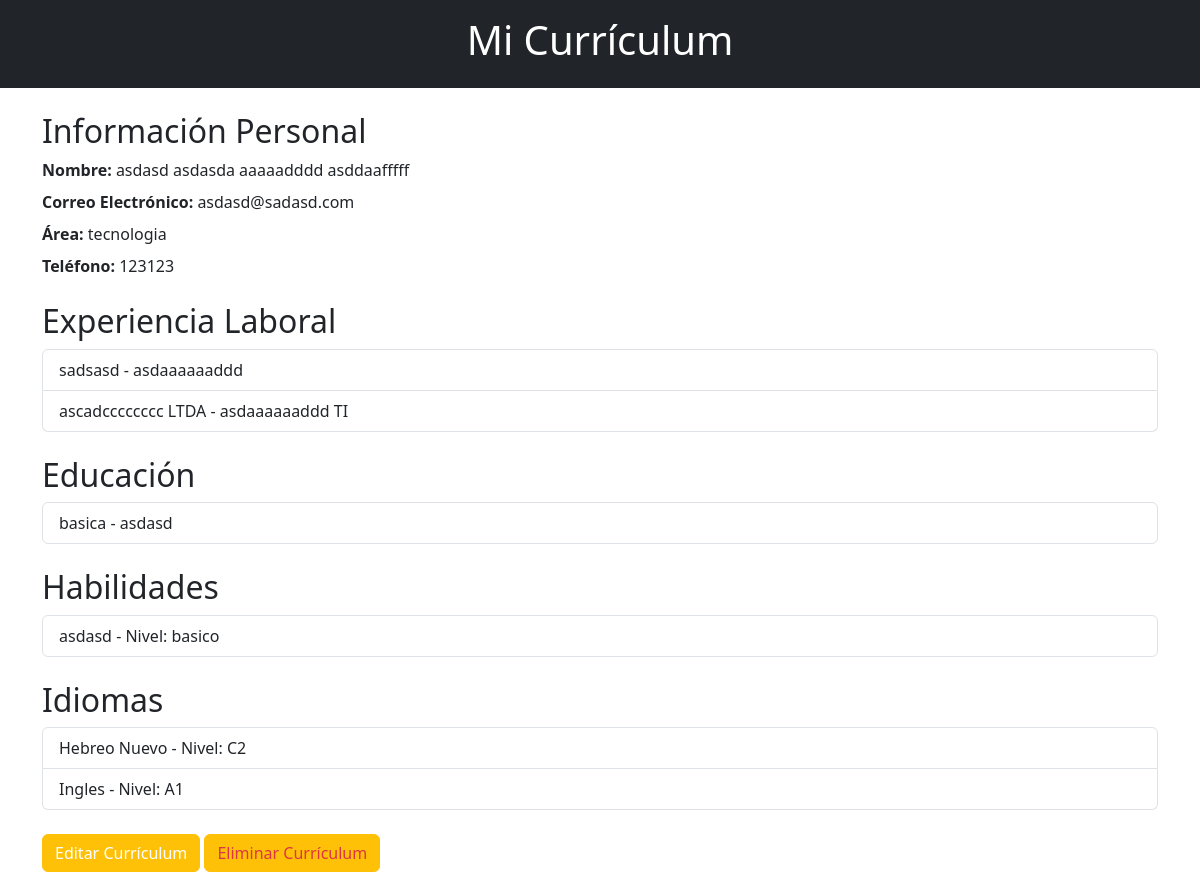
/App_curriculums/Home/cvdm (signed in), run on an earlier commit of the app's database.
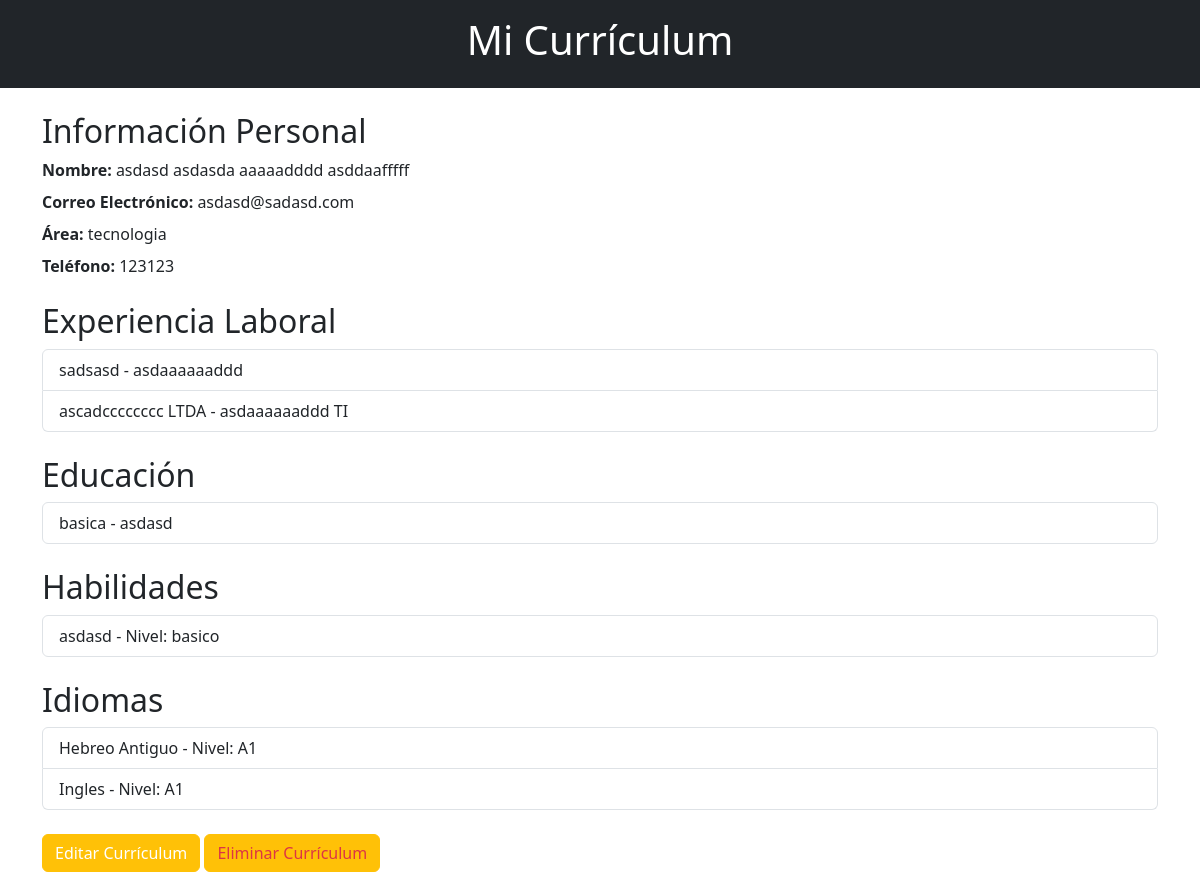
And on a later commit of the database.
### App_curriculums/models.py (models this page shows)
class Idiomas(models.Model):
    id = models.AutoField(primary_key=True, null=False, unique=True)
    nombre_usu = models.ForeignKey(Usuarios, on_delete=models.CASCADE, to_field='nombre_usu')
    idioma = models.CharField(max_length=254,blank=True,null=False)
    nivel_idioma = models.CharField(max_length=54,blank=False,null=False,default='No seleccionado')
    area = models.CharField(max_length=254,blank=True,null=False,default='Area no especificada')
    archivo_idioma = models.CharField(max_length=2,null=True,blank=True)
    puntos = models.IntegerField(null=False,blank=False,default=10)

### App_curriculums/views.py (the view)
# urls.py: path('/Home/cvdm',views.Info_curriculum,name='Info_curriculum'),
def Info_curriculum(request):
    try:
        nombre_usu = request.session.get('nombre_usu')
        usuario = Curriculums.objects.get(nombre_usu=nombre_usu)
        experiencias_laborales = Experiencias.objects.filter(nombre_usu=nombre_usu)
        educacion = Educaciones.objects.filter(nombre_usu=nombre_usu)
        habilidades = Habilidades.objects.filter(nombre_usu=nombre_usu)
        idiomas = Idiomas.objects.filter(nombre_usu=nombre_usu)
        curriculum = Curriculums.objects.get(nombre_usu=nombre_usu)
        curr_area = curriculum.area
        return render(request, 'html/info_cvp.html', {
            'usuario': usuario,
            'experiencias_laborales': experiencias_laborales,
            'educacion': educacion,
            'habilidades': habilidades,
            'idiomas': idiomas,
            'area': curr_area
        })
    except Curriculums.DoesNotExist:
        return render(request, 'html/info_cvp.html', {'crear_curriculum': True})

### App_curriculums/templates/html/info_cvp.html (shortened to what this page needs)
{% load static %}
<!DOCTYPE html>
<html lang="es">
<head>
    <link rel="stylesheet" type="text/css" href="{% static 'App_curriculums/css/info_cvp.css' %}">
    <link rel="stylesheet" href="https://cdn.jsdelivr.net/npm/bootstrap@5.3.0/dist/css/bootstrap.min.css">
</head>
<body>
    <header class="bg-dark text-white text-center py-3">
        <h1>Mi Currículum</h1>
    </header>
    {% if usuario %}
    <section id="resume" class="container my-4">
        <h2>Información Personal</h2>
        <p class="mb-2"><strong>Nombre:</strong> {{ usuario.nombre_completo }}</p>
        <p class="mb-2"><strong>Correo Electrónico:</strong> {{ usuario.email }}</p>
        <p class="mb-2"><strong>Área:</strong> {{ usuario.area }}</p>
        <p class="mb-4"><strong>Teléfono:</strong> {{ usuario.telefono }}</p>
        <h2>Experiencia Laboral</h2>
        <ul class="list-group mb-4">
            {% for experiencia in experiencias_laborales %}
                <li class="list-group-item">{{ experiencia.empresa }} - {{ experiencia.puesto }}</li>
            {% endfor %}
        </ul>
        <h2>Educación</h2>
        <ul class="list-group mb-4">
            {% for edu in educacion %}
                <li class="list-group-item">{{ edu.nivel_educacion }} - {{ edu.nombre_instituto }}</li>
            {% endfor %}
        </ul>
        <h2>Habilidades</h2>
        <ul class="list-group mb-4">
            {% for habilidad in habilidades %}
                <li class="list-group-item">{{ habilidad.habilidad }} - Nivel: {{ habilidad.nivel }}</li>
            {% endfor %}
        </ul>
        <h2>Idiomas</h2>
        <ul class="list-group mb-4">
            {% if idiomas %}
            {% for idioma in idiomas %}
                <li class="list-group-item">{{ idioma.idioma }} - Nivel: {{ idioma.nivel_idioma }}</li>
            {% endfor %}
            {% else %}
                <p>Sin datos disponibles</p>
            {% endif %}
        </ul>
        <button class="btn btn-warning">
            <a href="{% url 'Registro_curriculum' %}" class="text-white">Editar Currículum</a>
        </button>
        <button class="btn btn-warning">
            <a href="#" class="text-danger" onclick="return confirm('¿Estás seguro de que quieres eliminar tu currículum?')">Eliminar Currículum</a>
        </button>
    </section>
    {% endif %}
</body>
</html>

What changed in the data, as far as the page shows it:
changed Idiomas: idioma "Hebreo Nuevo" → "Hebreo Antiguo"; nivel_idioma "C2" → "A1"
